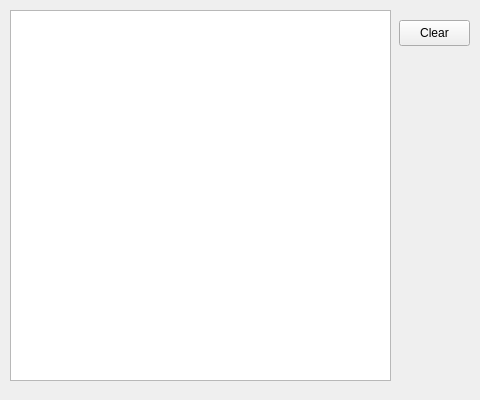
<?xml version="1.0" encoding="UTF-8"?>
<ui version="4.0">
 <class>Output</class>
 <widget class="QWidget" name="Output">
  <property name="geometry">
   <rect>
    <x>0</x>
    <y>0</y>
    <width>480</width>
    <height>400</height>
   </rect>
  </property>
  <property name="sizePolicy">
   <sizepolicy hsizetype="Fixed" vsizetype="Fixed">
    <horstretch>0</horstretch>
    <verstretch>0</verstretch>
   </sizepolicy>
  </property>
  <property name="windowTitle">
   <string>Ouput</string>
  </property>
  <widget class="QTextBrowser" name="text">
   <property name="geometry">
    <rect>
     <x>10</x>
     <y>10</y>
     <width>381</width>
     <height>371</height>
    </rect>
   </property>
   <property name="acceptDrops">
    <bool>false</bool>
   </property>
   <property name="html">
    <string>&lt;!DOCTYPE HTML PUBLIC &quot;-//W3C//DTD HTML 4.0//EN&quot; &quot;http://www.w3.org/TR/REC-html40/strict.dtd&quot;&gt;
&lt;html&gt;&lt;head&gt;&lt;meta name=&quot;qrichtext&quot; content=&quot;1&quot; /&gt;&lt;meta charset=&quot;utf-8&quot; /&gt;&lt;style type=&quot;text/css&quot;&gt;
p, li { white-space: pre-wrap; }
hr { height: 1px; border-width: 0; }
li.unchecked::marker { content: &quot;\2610&quot;; }
li.checked::marker { content: &quot;\2612&quot;; }
&lt;/style&gt;&lt;/head&gt;&lt;body style=&quot; font-family:'Sans'; font-size:10pt; font-weight:400; font-style:normal;&quot;&gt;
&lt;p style=&quot;-qt-paragraph-type:empty; margin-top:0px; margin-bottom:0px; margin-left:0px; margin-right:0px; -qt-block-indent:0; text-indent:0px;&quot;&gt;&lt;br /&gt;&lt;/p&gt;&lt;/body&gt;&lt;/html&gt;</string>
   </property>
  </widget>
  <widget class="QPushButton" name="clear">
   <property name="geometry">
    <rect>
     <x>399</x>
     <y>20</y>
     <width>71</width>
     <height>26</height>
    </rect>
   </property>
   <property name="text">
    <string>Clear</string>
   </property>
  </widget>
 </widget>
 <resources/>
 <connections/>
</ui>
